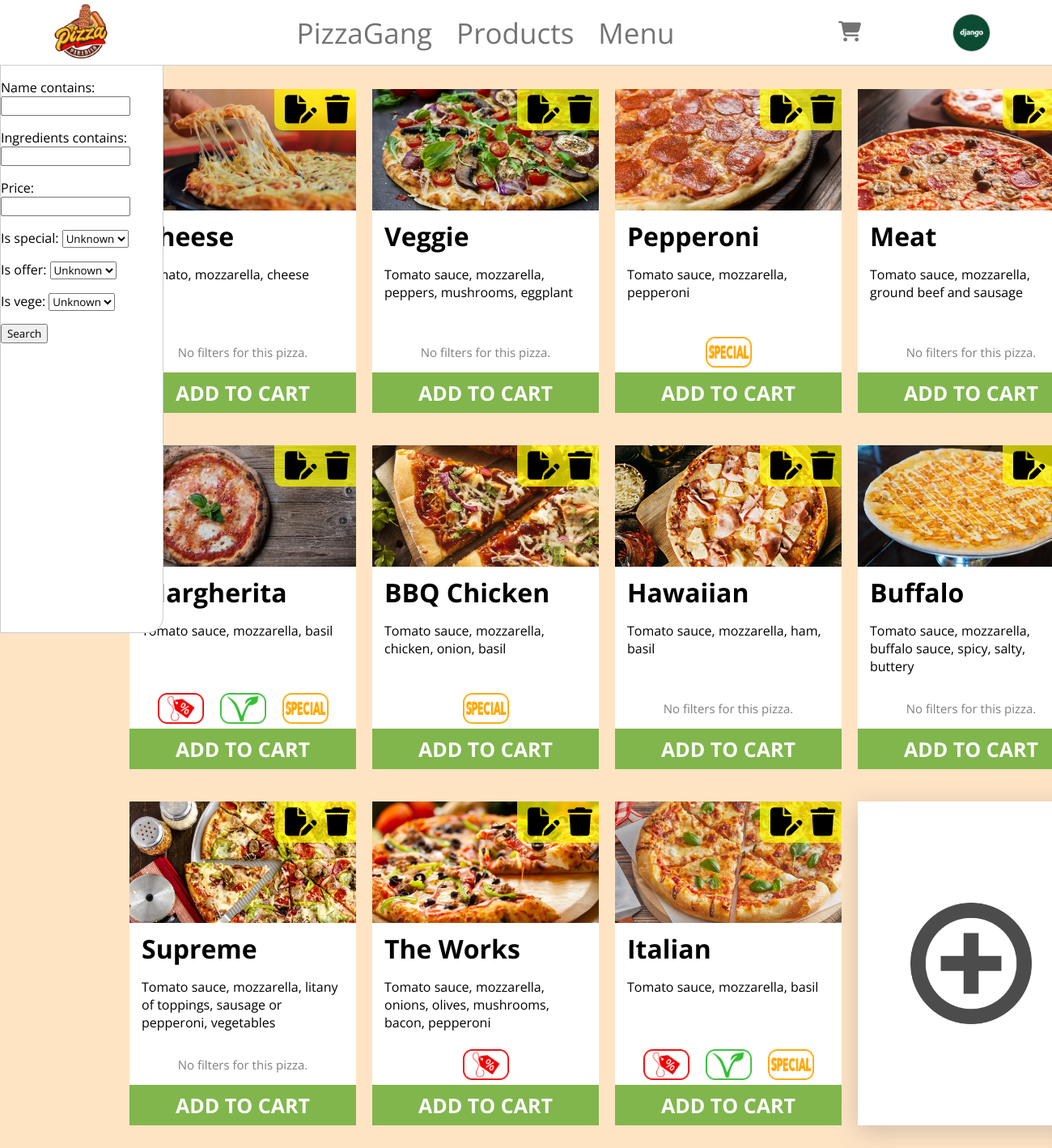
The page /menu/ (signed in) on the database its author committed.
### PizzaGang/main/models.py (models this page shows, shortened)
class Profile(models.Model):
    user = models.OneToOneField(User, on_delete=models.CASCADE)
    avatar = models.ImageField(upload_to='static/images/avatars/', null=True, blank=True)
    address = models.TextField(null=True, blank=True)

class Pizza(models.Model):
    name = models.CharField(max_length=30)
    ingredients = models.TextField()
    image = models.ImageField(upload_to='static/images/pizza/')
    price = models.FloatField()
    is_special = models.BooleanField(blank=True, null=True)
    is_offer = models.BooleanField(blank=True, null=True)
    is_vege = models.BooleanField(blank=True, null=True)
    discount = models.IntegerField(blank=True, null=True)

### PizzaGang/main/views.py (the view)
# urls.py: path('menu/', MenuView, name='menu'),
def MenuView(request):
    pizza_list = Pizza.objects.all()
    pizza_filter = PizzaOrderFilter(request.GET, queryset=pizza_list)
    context = {
        'pizza_list': pizza_list,
        'pizza_filter': pizza_filter,
    }
    return render(request, 'pizza/menu.html', context)

### PizzaGang/main/context_processors.py (called while the page is built)
def get_cart_items_count(request):
    user = request.user
    cart = Cart.objects.get(user=user)
    cart_items = CartItem.objects.filter(cart=cart)
    cart_items_count = cart_items.count()
    return {'cart_items_count': cart_items_count}

### templates/pizza/menu.html (shortened to what this page needs)
{% extends 'base/base.html' %}
{% load static %}
{% block head %}
    <link rel="stylesheet" href="{% static 'css/menu.css' %}">
{% endblock %}
{% block content %}
    <div class="sidebar">
        <form method="get" action="{% url 'menu' %}">
            {{ pizza_filter.form.as_p }}
            <button type="submit">Search</button>
        </form>
    </div>
    <div class="main-container">
        {% for pizza in pizza_filter.qs %}
        <div class="pizza-container">
        <div class="edit-delete-pizza-container">
            <div>
                <a href="{% url 'edit_pizza' pizza.pk %}">
                    <i class="fa-solid fa-file-pen"></i>
                </a>
            </div>
            <div>
                <a href="{% url 'delete_pizza' pizza.pk %}">
                    <i class="fa-solid fa-trash"></i>
                </a>
            </div>
        </div>
            <div class="img-container">
                <img src="{{ pizza.image.url }}" alt="pizza-img">
            </div>
            <div class="info-container">
                <h1>{{ pizza.name }}</h1>
                <p class="ingredients">{{ pizza.ingredients|truncatechars:80 }}</p>
            </div>
            <div class="filters-container">
                {% if pizza.is_offer %}
                    <img src="{% static 'images/icons/discount.png' %}" alt="pizza-offer-img">
                {% endif %}
                {% if pizza.is_vege %}
                    <img src="{% static 'images/icons/vege.png' %}" alt="pizza-vege-img">
                {% endif %}
                {% if pizza.is_special %}
                    <img src="{% static 'images/icons/special.png' %}" alt="pizza-special-img">
                {% endif %}
                {% if not pizza.is_special and not pizza.is_vege and not pizza.is_offer %}
                    <p>No filters for this pizza.</p>
                {% endif %}
            </div>
            <div class="order-button-container">
                <form action="{% url 'add_to_cart' pizza.pk %}" method="post">
                    <button type="submit">ADD TO CART</button>
                </form>
            </div>
        </div>
        {% endfor %}
        <a href="{% url 'create_pizza' %}">
            <div class="add-pizza-container">
                <img src="{% static 'images/icons/add.png' %}" alt="add-pizza">
            </div>
        </a>
    </div>
{% endblock %}

### templates/base/base.html (shortened to what this page needs)
{% load static %}
<!DOCTYPE html>
<html lang="en">
<head>
    {% block head %}{% endblock %}
</head>
<body>
<div class="header">
    <div class="logo-container">
        <a href="{% url 'home' %}">
            <img src="{% static 'images/logo.png' %}" alt="logo">
        </a>
    </div>
    <div class="menu-container">
        <div>
            <a href="">PizzaGang</a>
        </div>
        <div>
            <a href="">Products</a>
        </div>
        <div>
            <a href="{% url 'menu' %}">Menu</a>
        </div>
    </div>
    <div class="cart-container-base">
        <a href="{% url 'show_cart' %}">
            {% if cart_items_count > 0 %}
                <i class="fa-solid fa-cart-shopping fa-beat-fade">{{ cart_items_count }}</i>
            {% else %}
                <i class="fa-solid fa-cart-shopping"></i>
            {% endif %}
        </a>
    </div>
    <div class="avatar-container">
        {% if user.is_authenticated %}
                <a href="{% url 'show_user' user.pk %}">
                    <div class="img-selector">
                        {% if user.profile.avatar %}
                            <img src="{{ user.profile.avatar.url }}" alt="avatar">
                        {% else %}
                            <img src="{% static 'images/avatars/default-avatar.jpg' %}" alt="default-avatar">
                        {% endif %}
                    </div>
                </a>
        {% else %}
            <a class="sign_in" href="{% url 'sign_in' %}">Sign In</a>
        {% endif %}
    </div>
</div>
{% block content %}
{% endblock %}
</body>
</html>

### static/css/menu.css (style rules this page uses)
.sidebar { position: absolute; top: 80px; height: 700px; width: 200px; background-color: white; z-index: 2; border-radius: 0 0 20px 0; border: 1px solid rgba(0, 0, 0, 0.20); }
.main-container { margin-top: 30px; margin-bottom: 50px; display: grid; grid-template-columns: 280px 280px 280px 280px; column-gap: 20px; row-gap: 40px; align-items: center; justify-content: center; padding-left: 200px; }
.pizza-container { cursor: default; position: relative; height: 400px; background-color: white; transition: box-shadow 0.1s; }
.edit-delete-pizza-container { position: absolute; top: 0; right: 0; background-color: rgba(255, 255, 0, 0.7); z-index: 1; display: flex; column-gap: 10px; padding: 8px 8px 8px 13px; border-radius: 0 0 0 10px; }
.edit-delete-pizza-container div { display: flex; align-items: center; justify-content: center; }
.edit-delete-pizza-container i { font-size: 35px; color: black; }
.img-container { position: absolute; top: 0; left: 0; right: 0; bottom: 250px; }
.img-container img { width: 100%; height: 100%; object-fit: cover; }
.info-container { position: absolute; top: 150px; bottom: 100px; left: 0; right: 0; padding: 0 15px 0 15px; }
.info-container h1 { margin: 10px 0 15px 0; }
.info-container p { margin: 0; }
.filters-container { position: absolute; top: 300px; bottom: 50px; left: 0; right: 0; padding: 0 15px 0 15px; display: flex; column-gap: 20px; align-items: center; justify-content: center; }
.filters-container img { width: 57px; }
.filters-container p { font-size: 15px; color: gray; }
.order-button-container { position: absolute; top: 350px; bottom: 0; left: 0; right: 0; }
.order-button-container button { position: absolute; border: 0; left: 0; right: 0; top: 0; bottom: 0; background-color: rgb(129, 182, 76); color: white; font-size: 25px; font-weight: bold; }
.add-pizza-container { cursor: pointer; height: 400px; background-color: white; display: flex; align-items: center; justify-content: center; box-shadow: rgba(100, 100, 111, 0.3) 0 7px 29px 0; }
.add-pizza-container img { width: 150px; opacity: 0.7; }

### templates/base/base.html (style rules this page uses)
* { font-family: 'Open Sans', sans-serif; }
body { margin: 0; padding-top: 80px; background-color: bisque; }
.header { position: fixed; top: 0; width: 100%; height: 80px; background-color: white; display: grid; grid-template-columns: 200px 1fr 100px 200px; border-bottom: 1px solid rgba(0, 0, 0, 0.2); z-index: 3; }
.logo-container, .menu-container, .avatar-container { display: flex; align-items: center; justify-content: center; }
.logo-container img { cursor: pointer; width: 70px; }
.menu-container { display: flex; column-gap: 30px; }
.menu-container a { text-decoration: none; font-size: 35px; color: rgba(0, 0, 0, 0.55); transition: color 0.5s; }
.cart-container-base { display: flex; justify-content: center; align-items: center; }
.cart-container-base i { font-size: 25px; color: rgba(0, 0, 0, 0.55); transition: color 0.5s; }
.avatar-container img { cursor: pointer; width: 45px; height: 45px; border-radius: 100%; object-fit: cover; border: 1px solid rgba(0, 0, 0, 0.2); }
.img-selector { position: relative; display: flex; justify-content: center; }

### rows shown on the page
Pizza: image (picture), name "Cheese", ingredients "Tomato, mozzarella, cheese", shows "No filters for this pizza."
Pizza: image (picture), name "Veggie", ingredients "Tomato sauce, mozzarella, peppers, mushrooms, eggplant", shows "No filters for this pizza."
Pizza: image (picture), name "Pepperoni", ingredients "Tomato sauce, mozzarella, pepperoni", is_special True (drawn)
Pizza: image (picture), name "Meat", ingredients "Tomato sauce, mozzarella, ground beef and sausage", shows "No filters for this pizza."
Pizza: image (picture), name "Margherita", ingredients "Tomato sauce, mozzarella, basil", is_offer True (drawn), is_vege True (drawn), is_special True (drawn)
Pizza: image (picture), name "BBQ Chicken", ingredients "Tomato sauce, mozzarella, chicken, onion, basil", is_special True (drawn)
Pizza: image (picture), name "Hawaiian", ingredients "Tomato sauce, mozzarella, ham, basil", shows "No filters for this pizza."
Pizza: image (picture), name "Buffalo", ingredients "Tomato sauce, mozzarella, buffalo sauce, spicy, salty, buttery", shows "No filters for this pizza."
Pizza: image (picture), name "Supreme", ingredients "Tomato sauce, mozzarella, litany of toppings, sausage or pepperoni, vegetables", shows "No filters for this pizza."
Pizza: image (picture), name "The Works", ingredients "Tomato sauce, mozzarella, onions, olives, mushrooms, bacon, pepperoni", is_offer True (drawn)
Pizza: image (picture), name "Italian", ingredients "Tomato sauce, mozzarella, basil", is_offer True (drawn), is_vege True (drawn), is_special True (drawn)
